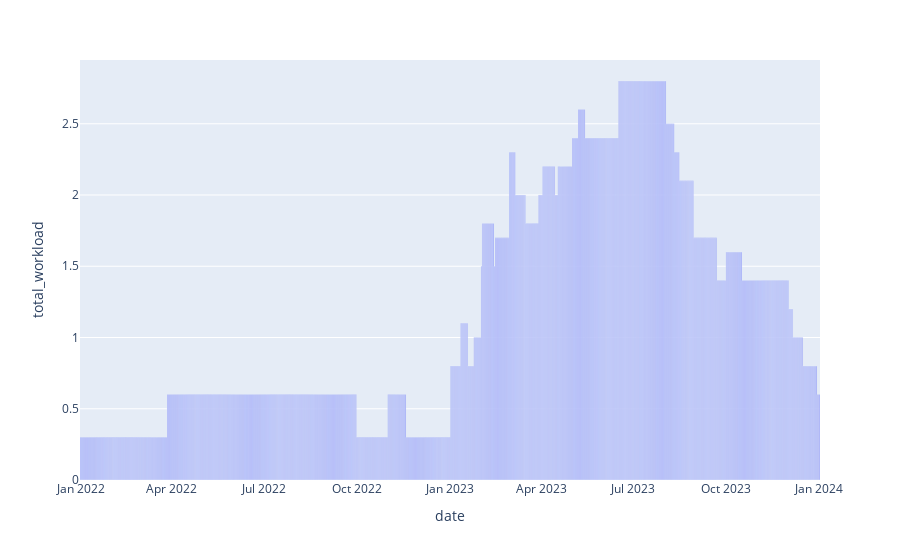

The code cell stored with this chart in its notebook:
### Code cell
df_unassigned = df_person_day[df_person_day['assignee_name'] == 'Antti Pitkänen'].copy()
px.bar(df_unassigned, x='date', y='total_workload')

### Figure 1 — Plotly figure (JSON) as saved in the notebook; plotly's stock layout.template omitted (floating-point values rounded to 4 significant figures; data arrays with more than 128 entries replaced by an {"elided": "..."} marker saying what was removed)
{"data": [{"alignmentgroup": "True", "hovertemplate": "date=%{x}<br>total_workload=%{y}<extra></extra>", "legendgroup": "", "marker": {"color": "#636efa", "pattern": {"shape": ""}}, "name": "", "offsetgroup": "", "orientation": "v", "showlegend": false, "textposition": "auto", "type": "bar", "x": {"elided": "731 str values"}, "xaxis": "x", "y": {"elided": "731 float values"}, "yaxis": "y"}], "layout": {"autosize": true, "barmode": "relative", "legend": {"tracegroupgap": 0}, "margin": {"t": 60}, "xaxis": {"anchor": "y", "autorange": true, "domain": [0, 1], "range": ["2021-12-31 12:00", "2024-01-01 12:00"], "title": {"text": "date"}, "type": "date"}, "yaxis": {"anchor": "x", "autorange": true, "domain": [0, 1], "range": [0, 2.947], "title": {"text": "total_workload"}, "type": "linear"}}}
